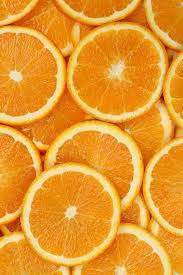
#> input picture dz_4/oranges_1.jpg, 183 x 275 px
$ python dz_4.py
#> lines starting #> are read from the running program, lines starting #| are printed output that depends on the picture
import numpy as np
import cv2
import matplotlib.pyplot as plt

image = cv2.imread('oranges_1.jpg')
#> image is the input picture: shape (275, 183, 3); mean B, G, R 45.6, 152.9, 230.7
image_gray = cv2.cvtColor(image, cv2.COLOR_BGR2GRAY)
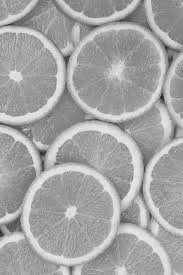
#> image_gray: shape (275, 183); min 33, max 243, mean 163.9

print(f"Размер изображения: {image_gray.shape}")
#| Размер изображения: (275, 183)


# 1. Подбор параметров region growing
def homo_average(img, mask, point, T):
    if np.count_nonzero(mask) == 0:
        return True
    av_val = img[mask > 0].mean()
    return abs(av_val - img[point]) <= T


def homo_variance(img, mask, point, T):
    if np.count_nonzero(mask) == 0:
        return True
    region_pixels = img[mask > 0]
    variance = np.var(region_pixels)
    return abs(img[point] - np.mean(region_pixels)) <= T and variance <= 100


def region_growing(image, seed_point, homo_fun, r, T):
    mask = np.zeros(image.shape, np.uint8)
    mask[seed_point] = 1

    for _ in range(1000):
        local_mask = np.zeros(image.shape, np.uint8)
        for i in range(r, image.shape[0] - r):
            for j in range(r, image.shape[1] - r):
#> (the run stopped early here; a loop or call above may not have finished)
